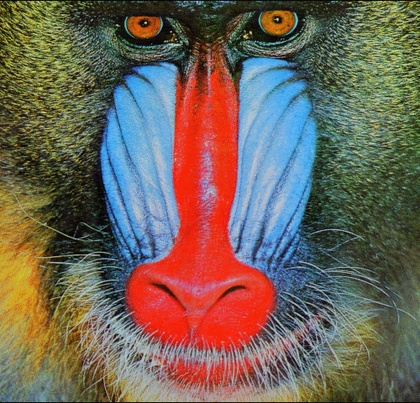
%> input picture baboon.jpg, 420 x 403 px, shrunk from 500 x 480 before the run
$ octave mmm_filter_practice.m   (GNU Octave 9; MATLAB toolbox functions it lacks are replaced by stand-ins)
%> lines starting %> are read from the running program, lines starting %| are printed output that depends on the picture
img=imread('baboon.jpg');
%> img is the input picture: size 403x420x3 uint8; mean R, G, B 113.1, 100.4, 88.7
gimg=rgb2gray(img);
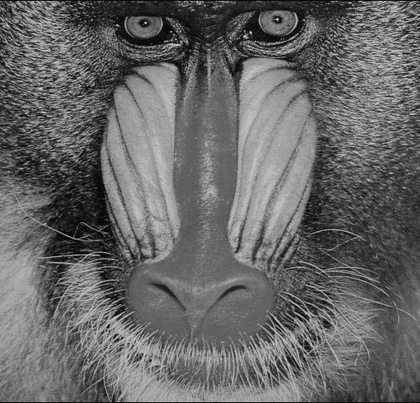
%> gimg: size 403x420 uint8; min 1, max 227, mean 102.9
n=size(gimg);
%> n = [403 420]
filter_size=input("Enter the filter size: ");
%> the answer given: 3
if mod(filter_size,2)==0 || filter_size==1
  disp("ERROR : FILTER SIZE IS NOT APPROPRIATE");
endif
filter_mask=(uint8)(zeros(filter_size,filter_size));
padded_size=(double)(filter_size-1);
padded_gimg=(uint8)(zeros(padded_size+n(1),padded_size+n(2)));
padded_gimg(padded_size/2+1: (padded_size/2)+ n(1),padded_size/2+1: (padded_size/2) +n(2))=gimg;
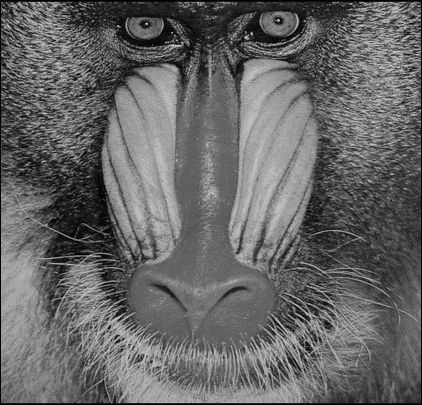
%> padded_gimg: size 405x422 uint8; min 0, max 227, mean 101.9
%padded_gimg(padding_size/2 + 1 : n(1) + (padding_size/2), padding_size/2 + 1 : n(2) + (padding_size/2)) = gimg;

%Applying Filter
min_filter_gimg=(uint8)(zeros(n(1),n(2)));
max_filter_gimg=(uint8)(zeros(n(1),n(2)));
%median_filter_gimg=(uint8)(zeros(n(1),n(2)));
for i =1:n(1)
  for j=1:n(2)
    filtered_mask=padded_gimg(i:i+filter_size-1,j:j+filter_size-1);
    min_value=min(min(filter_mask));
    max_value=max(max(filter_mask));
    min_filter_gimg(i,j)=min_value;
    max_filter_gimg(i,j)=max_value;
  endfor
endfor
%> max_filter_gimg: size 403x420 uint8; every value is 0
subplot(2,2,1),imshow(gimg),title("Original Image");
subplot(2,2,2),imshow(min_filter_gimg),title("Min Filter Image");
subplot(2,2,3),imshow(max_filter_gimg),title("MAx Filter Image");
%subplot(2,2,4),imshow(median_filter_gimg),title("Median Filter Image");

$ run again, with camera.jpg copied over baboon.jpg
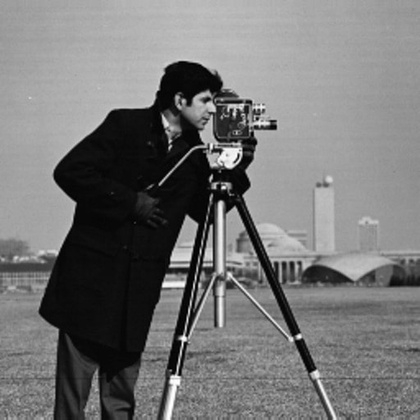
%> input picture camera.jpg, 420 x 420 px, shrunk from 512 x 512 before the run
%> img is the input picture: size 420x420x3 uint8; min 0, max 255, mean 118
%> `padded_gimg(padded_size/2+1: (padded_size/2)+ n(1),padded_size/2+1: (p..`:
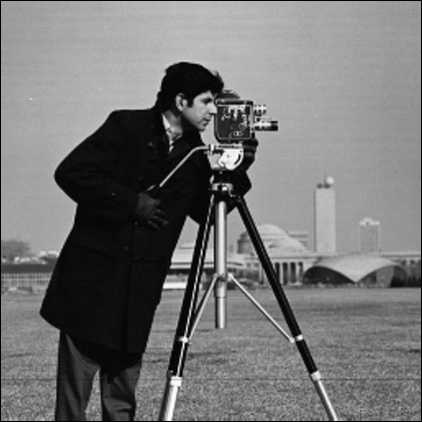
%> padded_gimg: size 422x422 uint8; min 0, max 255, mean 116.8
